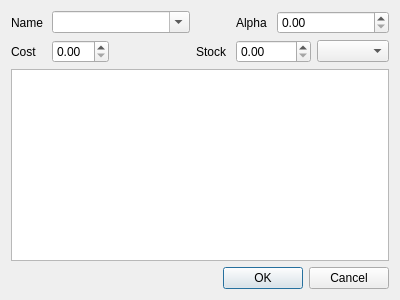
<?xml version="1.0" encoding="UTF-8"?>
<ui version="4.0">
 <class>NewHop</class>
 <widget class="QDialog" name="NewHop">
  <property name="geometry">
   <rect>
    <x>0</x>
    <y>0</y>
    <width>400</width>
    <height>300</height>
   </rect>
  </property>
  <property name="windowTitle">
   <string>Add/Edit Hop</string>
  </property>
  <property name="windowIcon">
   <iconset resource="SB_Images.qrc">
    <normaloff>:/menu/sb2</normaloff>:/menu/sb2</iconset>
  </property>
  <layout class="QGridLayout" name="gridLayout">
   <item row="1" column="7">
    <widget class="QComboBox" name="stockUnitsCombo"/>
   </item>
   <item row="3" column="0" colspan="8">
    <widget class="QDialogButtonBox" name="buttonBox">
     <property name="orientation">
      <enum>Qt::Horizontal</enum>
     </property>
     <property name="standardButtons">
      <set>QDialogButtonBox::Cancel|QDialogButtonBox::Ok</set>
     </property>
    </widget>
   </item>
   <item row="2" column="0" colspan="8">
    <widget class="QTextEdit" name="descriptionText"/>
   </item>
   <item row="1" column="5" colspan="2">
    <widget class="QDoubleSpinBox" name="stockSpin"/>
   </item>
   <item row="0" column="0">
    <widget class="QLabel" name="nameLabel">
     <property name="text">
      <string>Name</string>
     </property>
    </widget>
   </item>
   <item row="0" column="6" colspan="2">
    <widget class="QDoubleSpinBox" name="alphaSpin"/>
   </item>
   <item row="1" column="1">
    <widget class="QDoubleSpinBox" name="costSpin"/>
   </item>
   <item row="1" column="0">
    <widget class="QLabel" name="costLabel">
     <property name="text">
      <string>Cost</string>
     </property>
    </widget>
   </item>
   <item row="1" column="4">
    <widget class="QLabel" name="stockLabel">
     <property name="text">
      <string>Stock</string>
     </property>
    </widget>
   </item>
   <item row="0" column="5">
    <widget class="QLabel" name="alphaLabel">
     <property name="text">
      <string>Alpha</string>
     </property>
    </widget>
   </item>
   <item row="0" column="1" colspan="3">
    <widget class="QComboBox" name="nameCombo">
     <property name="editable">
      <bool>true</bool>
     </property>
    </widget>
   </item>
  </layout>
 </widget>
 <resources>
  <include location="SB_Images.qrc"/>
 </resources>
 <connections>
  <connection>
   <sender>buttonBox</sender>
   <signal>accepted()</signal>
   <receiver>NewHop</receiver>
   <slot>accept()</slot>
   <hints>
    <hint type="sourcelabel">
     <x>248</x>
     <y>254</y>
    </hint>
    <hint type="destinationlabel">
     <x>157</x>
     <y>274</y>
    </hint>
   </hints>
  </connection>
  <connection>
   <sender>buttonBox</sender>
   <signal>rejected()</signal>
   <receiver>NewHop</receiver>
   <slot>reject()</slot>
   <hints>
    <hint type="sourcelabel">
     <x>316</x>
     <y>260</y>
    </hint>
    <hint type="destinationlabel">
     <x>286</x>
     <y>274</y>
    </hint>
   </hints>
  </connection>
 </connections>
</ui>
